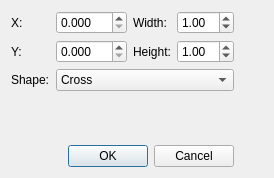
<ui version="4.0" >
 <class>AddShapeDialog</class>
 <widget class="QDialog" name="AddShapeDialog" >
  <property name="geometry" >
   <rect>
    <x>0</x>
    <y>0</y>
    <width>274</width>
    <height>178</height>
   </rect>
  </property>
  <property name="windowTitle" >
   <string>Dialog</string>
  </property>
  <layout class="QGridLayout" >
   <item row="0" column="0" >
    <widget class="QLabel" name="label" >
     <property name="text" >
      <string>X:</string>
     </property>
    </widget>
   </item>
   <item row="0" column="1" >
    <widget class="QDoubleSpinBox" name="x" >
     <property name="decimals" >
      <number>3</number>
     </property>
     <property name="maximum" >
      <double>999.899999999999977</double>
     </property>
    </widget>
   </item>
   <item row="0" column="2" >
    <widget class="QLabel" name="label_5" >
     <property name="text" >
      <string>Width:</string>
     </property>
    </widget>
   </item>
   <item row="0" column="3" >
    <widget class="QDoubleSpinBox" name="width" >
     <property name="value" >
      <double>1.000000000000000</double>
     </property>
    </widget>
   </item>
   <item row="0" column="4" >
    <spacer>
     <property name="orientation" >
      <enum>Qt::Horizontal</enum>
     </property>
     <property name="sizeHint" >
      <size>
       <width>40</width>
       <height>20</height>
      </size>
     </property>
    </spacer>
   </item>
   <item row="1" column="0" >
    <widget class="QLabel" name="label_2" >
     <property name="text" >
      <string>Y:</string>
     </property>
    </widget>
   </item>
   <item row="1" column="1" >
    <widget class="QDoubleSpinBox" name="y" >
     <property name="decimals" >
      <number>3</number>
     </property>
     <property name="maximum" >
      <double>999.899999999999977</double>
     </property>
    </widget>
   </item>
   <item row="1" column="2" >
    <widget class="QLabel" name="label_4" >
     <property name="text" >
      <string>Height:</string>
     </property>
    </widget>
   </item>
   <item row="1" column="3" >
    <widget class="QDoubleSpinBox" name="height" >
     <property name="value" >
      <double>1.000000000000000</double>
     </property>
    </widget>
   </item>
   <item row="2" column="0" >
    <widget class="QLabel" name="label_3" >
     <property name="text" >
      <string>Shape:</string>
     </property>
    </widget>
   </item>
   <item row="2" column="1" colspan="3" >
    <widget class="QComboBox" name="shapeType" >
     <property name="currentIndex" >
      <number>1</number>
     </property>
     <item>
      <property name="text" >
       <string>Rectangle</string>
      </property>
     </item>
     <item>
      <property name="text" >
       <string>Cross</string>
      </property>
     </item>
     <item>
      <property name="text" >
       <string>Ellipse</string>
      </property>
     </item>
    </widget>
   </item>
   <item row="3" column="2" >
    <spacer>
     <property name="orientation" >
      <enum>Qt::Vertical</enum>
     </property>
     <property name="sizeHint" >
      <size>
       <width>20</width>
       <height>40</height>
      </size>
     </property>
    </spacer>
   </item>
   <item row="4" column="0" colspan="4" >
    <widget class="QDialogButtonBox" name="buttonBox" >
     <property name="orientation" >
      <enum>Qt::Horizontal</enum>
     </property>
     <property name="standardButtons" >
      <set>QDialogButtonBox::Cancel|QDialogButtonBox::NoButton|QDialogButtonBox::Ok</set>
     </property>
    </widget>
   </item>
  </layout>
 </widget>
 <resources/>
 <connections>
  <connection>
   <sender>buttonBox</sender>
   <signal>accepted()</signal>
   <receiver>AddShapeDialog</receiver>
   <slot>accept()</slot>
   <hints>
    <hint type="sourcelabel" >
     <x>248</x>
     <y>254</y>
    </hint>
    <hint type="destinationlabel" >
     <x>157</x>
     <y>274</y>
    </hint>
   </hints>
  </connection>
  <connection>
   <sender>buttonBox</sender>
   <signal>rejected()</signal>
   <receiver>AddShapeDialog</receiver>
   <slot>reject()</slot>
   <hints>
    <hint type="sourcelabel" >
     <x>316</x>
     <y>260</y>
    </hint>
    <hint type="destinationlabel" >
     <x>286</x>
     <y>274</y>
    </hint>
   </hints>
  </connection>
 </connections>
</ui>
